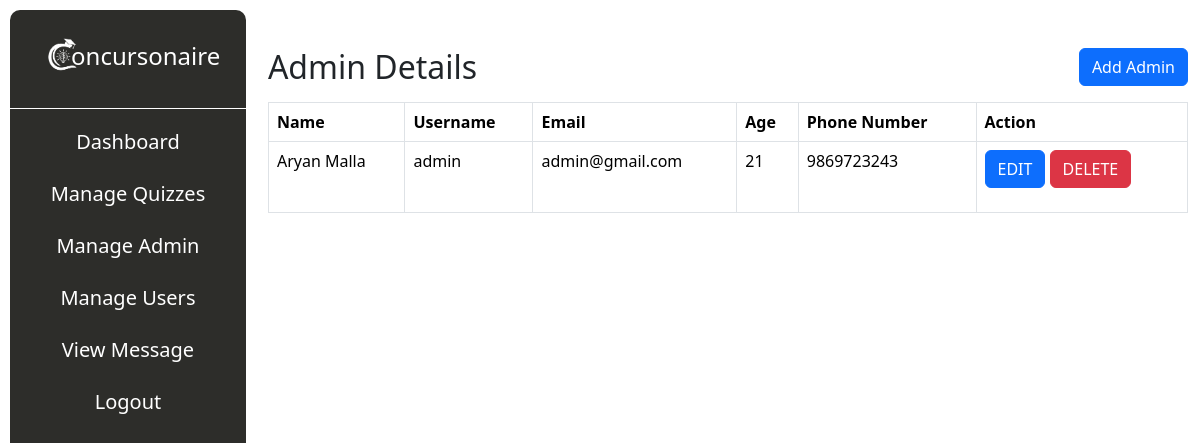
Screenshot of /public/admin/manageadmin (signed in) with the database file from the repository.
### tables this page shows
CREATE TABLE `users` (
  `id` int(11) NOT NULL,
  `name` varchar(30) NOT NULL,
  `email` varchar(50) NOT NULL,
  `phone_num` varchar(10) NOT NULL,
  `username` varchar(30) NOT NULL,
  `role` varchar(20) NOT NULL,
  `age` int(11) NOT NULL,
  `password` varchar(255) DEFAULT NULL,
  `created_at` timestamp NOT NULL DEFAULT current_timestamp(),
  `pet_name` varchar(255) DEFAULT ''
);

### app/core/Controller.php (called while the page is built, shortened)
<?php
class Controller{
    public function model($model){
        return new $model();
    }
    public function view($view,$data=[]){
        require_once "../app/views/".$view.".php";
    }
}

### app/controller/Admin.php (called while the page is built, shortened)
<?php
class Admin extends Controller {
    public function manageadmin(){
        $quizModel = $this->model('Users');
            $adminData = $quizModel->getAllAdmin();
            $this->view('admin/manageAdmin', ['results' => $adminData]);
    }
}

### app/core/App.php (called while the page is built, shortened)
<?php
class App{
    protected $method = "index";
    public function __construct(){
       $url = $this->parseUrl();
       if(file_exists('../app/controller/'.$url[0].'.php')){
            unset($url[0]);
       }
        $this->controller = new $this->controller;
        if(isset($url[1])){
            if(method_exists($this->controller,$url[1])){
                $this->method = $url[1];
                unset($url[1]);
            }
        }
        $this->params = $url ? array_values($url):[];
        call_user_func_array([$this->controller,$this->method],$this->params);
    }
    public function parseUrl(){
        if(isset($_GET['url'])){
            return $url = explode('/',filter_var(rtrim($_GET['url'],'/')),FILTER_SANITIZE_URL);
        }
    }
}

### public/index.php (called while the page is built)
<?php
require_once "../app/init.php";
$app = new App;

### app/core/Model.php (called while the page is built, shortened)
<?php
class Model {
    public function __construct() {
        $this->db = new mysqli('localhost', 'root', '', '23189617');
    }
}
?>

### app/model/Users.php (called while the page is built, shortened)
<?php
class Users extends Model {
    public function getAllAdmin() {
        $stmt = $this->db->prepare("SELECT * FROM users WHERE role='admin'");
        $stmt->execute();
        $result = $stmt->get_result();
        $admins = [];
        while ($row = $result->fetch_assoc()) {
            $admins[] = $row;
        }
        return $admins;
    }
}

### app/views/admin/manageAdmin.php (the view, shortened to what this page needs)
<!DOCTYPE html>
<html lang="en">
<head>
    <link rel="stylesheet" href="/Concursonaire/public/css/admin.css">
</head>
<body>
    <div class="d-flex main">
        <?php include "sidebar.php"; ?>
        <div class="non-sidebar mt-5 container">
            <h2>Admin Details</h2>
            <a class="btn btn-primary mb-3" href="/Concursonaire/public/admin/addadmin">Add Admin</a>
        <?php if (isset($data['results']) && count($data['results']) > 0): ?>
            <table class="table table-bordered">
                <thead>
                    <tr>
                        <th>Name</th>
                        <th>Username</th>
                        <th>Email</th>
                        <th>Age</th>
                        <th>Phone Number</th>
                        <th>Action</th>
                    </tr>
                </thead>
                <tbody>
                    <?php foreach ($data['results'] as $result): ?>
                        <tr>
                        <td><?php echo htmlspecialchars($result['name']); ?></td>
                        <td><?php echo htmlspecialchars($result['username']); ?></td>
                        <td><?php echo htmlspecialchars($result['email']); ?></td>
                        <td><?php echo htmlspecialchars($result['age']); ?></td>
                        <td><?php echo htmlspecialchars($result['phone_num']); ?></td>
                            <td>
                                <form method="post">
                                    <button type="submit" class="btn btn-primary" name="edit">EDIT</button>
                                    <button type="submit" class="btn btn-danger" name="delete">DELETE</button>
                                </form>
                            </td>
                        </tr>
                    <?php endforeach; ?>
                </tbody>
            </table>
        <?php else: ?>
            <p>No results found.</p>
        <?php endif; ?>
        </div>
    </div>
</body>
</html>

### public/css/admin.css (style rules this page uses)
.non-sidebar { height: fit-content; width: 80%; display: flex; flex-direction: row; flex-wrap: wrap; justify-content: space-between; }

### rows the page displays
users: name "Aryan Malla", username "admin", email "admin@gmail.com", age "21", phone_num "9869723243"
